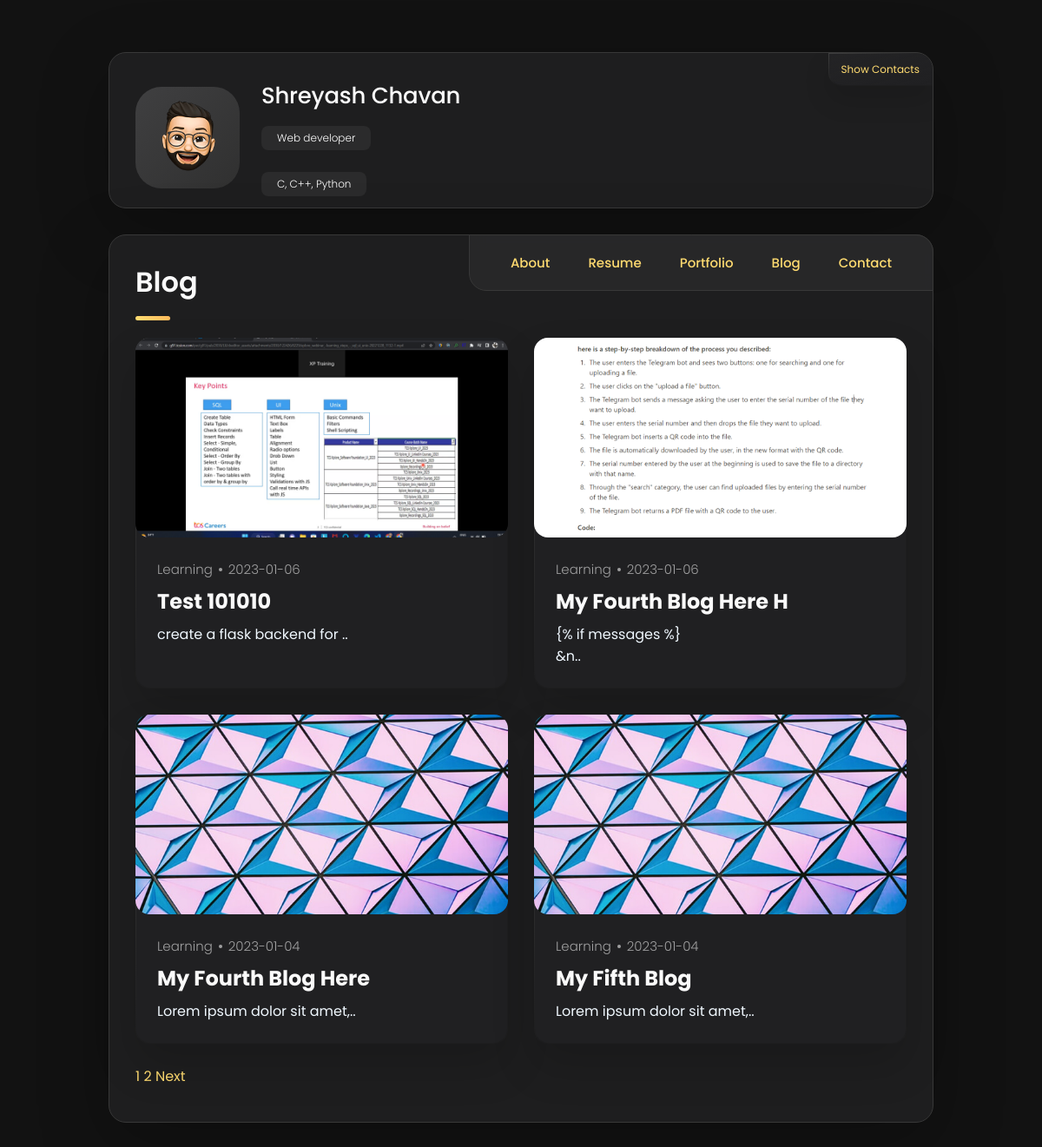
The app's page /blogs/1 with its own data.
### tables this page shows
CREATE TABLE "blogs" (
	"id"	INTEGER,
	"Author"	text NOT NULL,
	"publihed_at"	TIMESTAMP NOT NULL,
	"content"	TEXT NOT NULL CHECK(LENGTH("content") > 100),
	"image"	text,
	"is_pinned"	boolean DEFAULT false,
	"title"	text NOT NULL UNIQUE,
	PRIMARY KEY("id" AUTOINCREMENT)
);

### app.py (the view)
@app.route('/blogs/<int:page>')
def all_blog(page):
    per_page = 4
    offset = (page - 1) * per_page
    conn = sqlite3.connect('mydatabase.db')
    c = conn.cursor()
    c.execute('SELECT * FROM blogs ORDER BY publihed_at DESC LIMIT ? OFFSET ?', (per_page, offset,))
    files = c.fetchall()
    c.execute('SELECT COUNT(*) FROM blogs')
    total = c.fetchone()[0]
    pages = total // per_page + 1
    return render_template('blog.html', files=files, page=page, pages=pages)

### templates/blog.html (shortened to what this page needs)
{%extends 'base.html'%}
{%block content%}
      <article class="about  active" data-page="blog">
        <header>
          <h2 class="h2 article-title">Blog</h2>
        </header>
        <section class="blog-posts">
          <ul class="blog-posts-list">
            {% for blog in files %}
            <li class="blog-post-item">
              <a href="{{ url_for('content', id=blog[6]) }}">
                <figure class="blog-banner-box">
                  <img src="{{ url_for('static', filename= blog[4] ) }}" alt="blog post" loading="lazy">
                </figure>
                <div class="blog-content">
                  <div class="blog-meta">
                    <p class="blog-category">Learning</p>
                    <span class="dot"></span>
                    <time datetime="2022-02-23">{{ blog[2]}}</time>
                  </div>
                  <h3 class="h3 blog-item-title">{{blog[6]|safe}}</h3>
                  <p class="blog-text">
                    {{blog[3][:30] |safe}}..
                  </p>
                </div>
              </a>
            </li>
            {%endfor%}
          </ul>
          <br>
          <div class="pagination">
            <ul>
          {% set i = 0 %}
          {% for i in range(1, pages+1) %}
            {% if i == page %}
              <li class="page-item active"><a class="page-link" href="{{ url_for('all_blog', page= i) }}">{{i}}</a></li>
            {% else %}
              <li class="page-item"><a class="page-link" href="{{ url_for('all_blog', page= i) }}">{{i}}</a></li>
            {% endif %}
          {% endfor %}
          {% if page < pages %}
          <li class="page-item"><a class="page-link" href="{{ url_for('all_blog', page=page+1) }}">Next</a></li>
          {% endif %}
        </ul>
        </div>
        </section>
      </article>
      {%endblock%}

### templates/base.html (shortened to what this page needs)
<!DOCTYPE html>
<html lang="en">
<head>
  <link rel="stylesheet" href="{{url_for('static' ,filename='css/style.css') }}">
  <link rel="stylesheet" href="https://cdnjs.cloudflare.com/ajax/libs/font-awesome/6.2.1/css/all.min.css">
</head>
<body>
<main>
    <aside class="sidebar" data-sidebar>
        <div class="sidebar-info">
          <figure class="avatar-box">
            <img src="{{url_for('static' , filename='images/my-avatar.png') }}" alt="Richard hanrick" width="80">
          </figure>
          <div class="info-content">
            <h1 class="name" title="Richard hanrick">Shreyash Chavan</h1>
            <p class="title">Web developer</p><br>
            <p class="title">C, C++, Python</p>
          </div>
          <button class="info_more-btn" data-sidebar-btn>
            <span>Show Contacts</span>
          </button>
        </div>
      </aside>
      <div class="main-content">
        <nav class="navbar">
          <ul class="navbar-list">
            <li class="navbar-item">
              <button class="navbar-link  active" data-nav-link><a href="{{ url_for('index') }}" >About</a></button>
            </li>
            <li class="navbar-item">
              <button class="navbar-link" data-nav-link><a href="{{ url_for('resume') }}" >Resume</a></button>
            </li>
            <li class="navbar-item">
              <button class="navbar-link" data-nav-link><a href="{{ url_for('portfolio') }}" >Portfolio</a></button>
            </li>
            <li class="navbar-item">
              <button class="navbar-link" data-nav-link><a href="{{ url_for('all_blog', page=1) }}" >Blog</a></button>
            </li>
            <li class="navbar-item">
              <button class="navbar-link" data-nav-link><a href="{{ url_for('contact') }}">Contact</a></button>
            </li>
          </ul>
        </nav>
{%block content%}
{%endblock%}
</main>
</body>
</html>

### records on screen
blogs: image (picture), publihed_at "2023-01-06", title "Test 101010", content "create a flask backend for"
blogs: image (picture), publihed_at "2023-01-06", title "My Fourth Blog Here H", content "{% if messages %} &n"
blogs: image (picture), publihed_at "2023-01-04", title "My Fourth Blog Here", content "Lorem ipsum dolor sit amet,"
blogs: image (picture), publihed_at "2023-01-04", title "My Fifth Blog", content "Lorem ipsum dolor sit amet,"

### other values on screen
{{ i }} "1"
{{ i }} "2"
